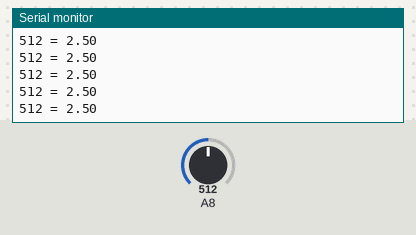
Bench run of a sketch on a simulated Arduino Mega 2560, built with avr-gcc and run on an emulated ATmega2560. On the bench: the last lines printed to the serial monitor. Inputs (shaded band) come from the test bench; at power-on: A8 = 512.

Above: at 1.2 s.
1.3 s: A8 set to 716
At 1.31 s:
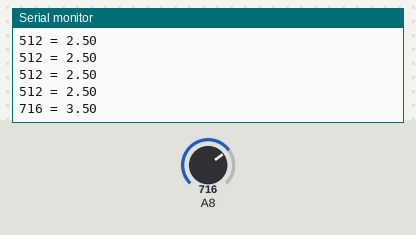
2.8 s: A8 set to 900
At 2.82 s:
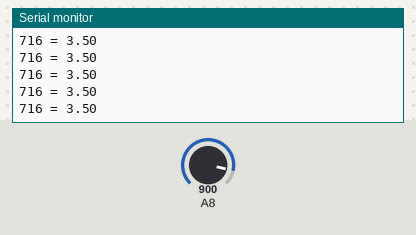
Timing chart, 0 to 5.8 s (numbered marks = the images above; inputs shaded):
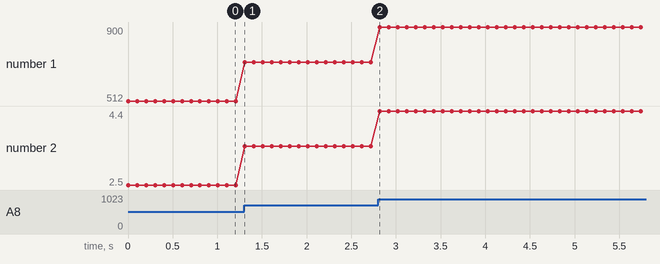

The sketch:

Ex38.ino
```cpp
/* Programa: Teste da Entrada Analógica - Converte em Volts
 * Arduino : MEGA
 * Data    : 30/09/2019
 * Autor   : Rahul M. Juliato
 */

int leitura;
float volts;

void setup(){

  Serial.begin(9600);

}

void loop() {

  leitura = analogRead(A8);
  volts = (float)(5 * leitura) / 1023;
  Serial.print(leitura);
  Serial.print(" = ");
  Serial.println(volts);

  delay(100);

}
```

Measured:
- after the input at 1.3 s, the serial monitor: prints a new line at once (image 1)
- plotted number 1: 512 → 716 after the input at 1.3 s, 716 → 900 after the input at 2.8 s
- plotted number 2: 2.5 → 3.5 after the input at 1.3 s, 3.5 → 4.4 after the input at 2.8 s
